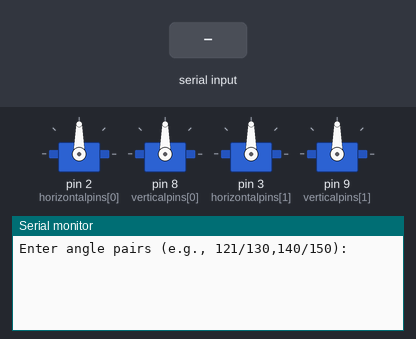
A sketch run on a simulated Arduino Uno, built with avr-gcc and run on an emulated ATmega328P. Parts: 4 × servo, the last lines printed to the serial monitor. The test bench sets the inputs (shaded band).

Above: at 1.2 s.
1.3 s: "90,45\n" received over Serial
At 2.2 s:
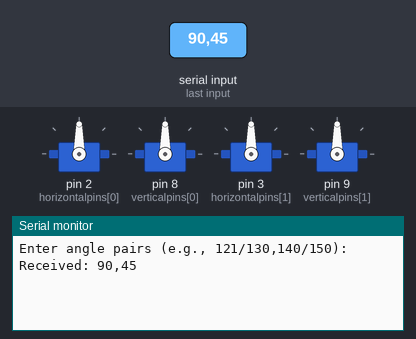
2.8 s: "5\n" received over Serial
At 3.3 s:
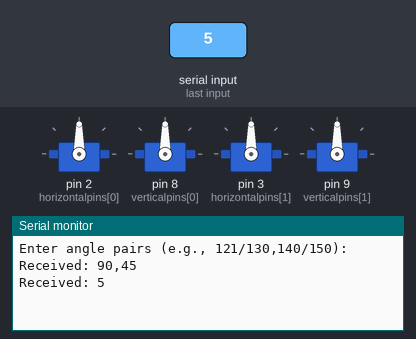
4.3 s: "1,90,45\n" received over Serial
At 5.7 s:
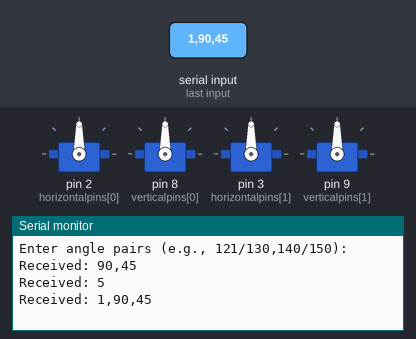

The sketch:

AngleReceivingCode.ino
```cpp
#include <Servo.h>
const int numsegments = 2;// can support upto 6 segments
Servo myServoH[numsegments];
Servo myServoV[numsegments];
int horizontalpins[] = {2, 3, 4, 5, 6, 7};
int verticalpins[] = {8, 9, 10, 11, 12, 13};
void setup() {
    Serial.begin(115200);  // Start serial communication
    for(int i =0; i <numsegments;i++ )
    {
      myServoH[i].attach(horizontalpins[i]);
      myServoV[i].attach(verticalpins[i]);
      myServoH[i].write(90);
      myServoV[i].write(90);
    }

    Serial.println("Enter angle pairs (e.g., 121/130,140/150):");
}

void loop() {
  /*
  NOTE:
  I Tried doing this same thing through strok() and strtol(), but for some reason it wasnt properly moving along the string received
  Hence currently achieving the same thing using pointers
  */
    // the serial input recieved should be of format "horizontal1/vertical1,horizontal2/vertical2,..,horizontali/verticali\n" and so on then a '\n'  at the end of each set of angles
    if (Serial.available()) {
        String receivedtemp = Serial.readStringUntil('\n'); // Read input line
        Serial.println("Received: " + receivedtemp); // Debug print

        char received[100];
        receivedtemp.toCharArray(received, 100);  // Convert String to char array

        char* ptr = received;  // Pointer to iterate through received
        int i = 0;
        while (*ptr) {
            // Get horizontal value
            char* horizontal = ptr;
            while (*ptr && *ptr != '/') ptr++;  // Move to '/'
            if (*ptr) *ptr++ = '\0';  // Replace '/' with '\0' and move ahead

            // Get vertical value
            char* vertical = ptr;
            while (*ptr && *ptr != ',') ptr++;  // Move to ','
            if (*ptr) *ptr++ = '\0';  // Replace ',' with '\0' and move ahead

            if (*horizontal && *vertical) {
                Serial.print("Horizontal: ");
                Serial.print(horizontal);
                Serial.print("  Vertical: ");
                Serial.println(vertical);

            myServoH[i].write(atoi(horizontal));
            myServoV[i].write(atoi(vertical));
            i++;
            }
        }
    }
}
```

Measured:
- after the input at 1.3 s, the serial monitor: prints a new line at once (image 1)
- after the input at 2.8 s, the serial monitor: prints a new line at once (image 2)
- after the input at 4.3 s, the serial monitor: prints a new line at once (image 3)
